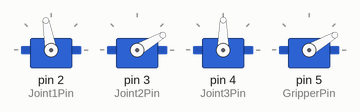
Bench run of a sketch on a simulated Arduino Uno, built with avr-gcc and run on an emulated ATmega328P. On the bench: 4 × servo.

Above: at 5.05 s.
At 5.65 s:
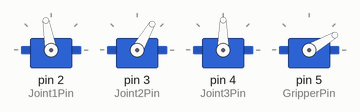
At 6.25 s:
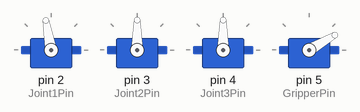
At 7.5 s:
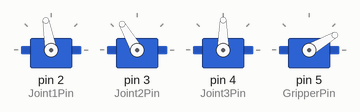
Timing chart, 0 to 10.8 s (numbered marks = the images above):
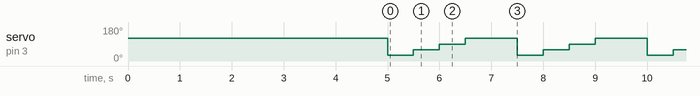

Measured:
- by itself, servo on pin 3 (Joint2Pin): repeats every 2.5 s: 60° 0.50 s, 90° 0.50 s, 120° 1.0 s, 30° 0.50 s

The sketch:

pitch_jerk.ino
```cpp
#include <Servo.h>
// Arm Servo pins
#define Joint1Pin 2
#define Joint2Pin 3
#define Joint3Pin 4
#define GripperPin 5
// Servo Objects
Servo Joint1;
Servo Joint2;
Servo Joint3;
Servo Gripper;
// Starting Joint Angles
int Joint1Angle = 90;
int Joint2Angle = 90;
int Joint3Angle = 90;
int GripperOpen = 30; // Open gripper; Need to tune value
int GripperClose = 120; // Close gripper; Need to tune value
// Joint Angle Offsets
int Joint1Offset = 10; // Your value may be different
int Joint2Offset = 30; // Your value may be different
int Joint3Offset = 0; // Your value may be different


void setup()
{
  Serial.begin(9600);
  Joint1.attach(Joint1Pin);
  Joint2.attach(Joint2Pin);
  Joint3.attach(Joint3Pin);
  Gripper.attach(GripperPin);

  // Set initial positions
  Joint1.write(Joint1Angle + Joint1Offset);
  Joint2.write(Joint2Angle + Joint2Offset);
  Joint3.write(Joint3Angle + Joint3Offset);
  Gripper.write(GripperOpen); // Open gripper

  delay(5000); // Wait 5 seconds before moving Joint 1
}

void loop()
{
  // Move Joint 1 to 90 degrees, then back to original position
  Joint2.write(Joint2Offset); // Move Joint 1 to 90 degrees
  delay(500); // Wait for 1 second to allow it to move

  Joint2.write(30+Joint2Offset); // Move Joint 1 to 90 degrees
  delay(500); // Wait for 1 second to allow it to move

  Joint2.write(60+Joint2Offset); // Move Joint 1 to 90 degrees
  delay(500); // Wait for 1 second to allow it to move

  Joint2.write(90 + Joint2Offset); // Return to the starting position
  delay(500); // Wait for 1 second to allow it to return

  delay(500); // Small delay before next iteration (adjustable)
}
```
